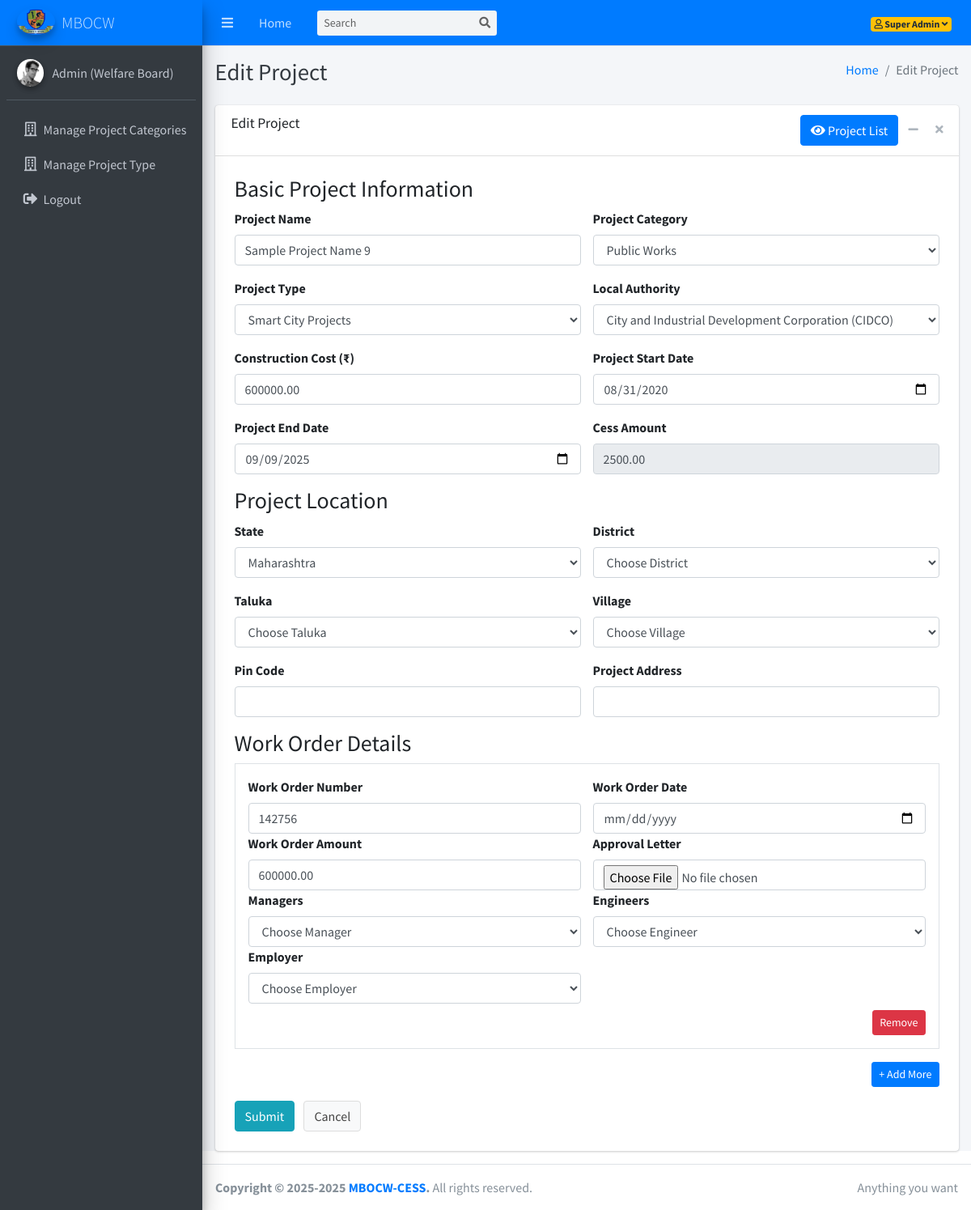
Page /dashboard/edit-project.php?id=9 (signed in) on the committed database.
### tables this page shows
CREATE TABLE IF NOT EXISTS `projects` (
  `id` bigint UNSIGNED NOT NULL AUTO_INCREMENT,
  `project_name` varchar(255) NOT NULL,
  `project_description` text,
  `project_category_id` bigint UNSIGNED NOT NULL,
  `project_type_id` bigint UNSIGNED NOT NULL,
  `local_authority_id` int NOT NULL,
  `construction_cost` decimal(15,2) NOT NULL,
  `project_start_date` date DEFAULT NULL,
  `project_end_date` date DEFAULT NULL,
  `cess_amount` decimal(15,2) DEFAULT NULL,
  `state_id` bigint UNSIGNED DEFAULT NULL,
  `district_id` bigint UNSIGNED DEFAULT NULL,
  `taluka_id` bigint UNSIGNED DEFAULT NULL,
  `village_id` bigint UNSIGNED DEFAULT NULL,
  `pin_code` varchar(6) DEFAULT NULL,
  `project_address` text,
  `status` enum('Pending','Approved','Rejected','Completed')	 DEFAULT 'Pending',
  `created_by` bigint UNSIGNED DEFAULT NULL,
  `updated_by` bigint UNSIGNED DEFAULT NULL,
  `created_at` datetime DEFAULT CURRENT_TIMESTAMP,
  `updated_at` datetime DEFAULT CURRENT_TIMESTAMP,
  PRIMARY KEY (`id`)
);

CREATE TABLE IF NOT EXISTS `project_categories` (
  `id` int UNSIGNED NOT NULL AUTO_INCREMENT,
  `name` varchar(100) NOT NULL,
  `description` text,
  `is_active` tinyint(1) DEFAULT '1',
  `created_at` timestamp NULL DEFAULT CURRENT_TIMESTAMP,
  `updated_at` timestamp NULL DEFAULT CURRENT_TIMESTAMP ON UPDATE CURRENT_TIMESTAMP,
  PRIMARY KEY (`id`)
);

CREATE TABLE IF NOT EXISTS `project_types` (
  `id` int UNSIGNED NOT NULL AUTO_INCREMENT,
  `category_id` int UNSIGNED NOT NULL,
  `name` varchar(255) NOT NULL,
  `description` text,
  `cess_trigger` text NOT NULL,
  `how_cess_is_paid` text NOT NULL,
  `is_active` tinyint(1) DEFAULT '1',
  `created_at` timestamp NULL DEFAULT CURRENT_TIMESTAMP,
  `updated_at` timestamp NULL DEFAULT CURRENT_TIMESTAMP ON UPDATE CURRENT_TIMESTAMP,
  PRIMARY KEY (`id`),
  KEY `category_id` (`category_id`)
);

CREATE TABLE IF NOT EXISTS `local_authorities` (
  `id` int NOT NULL AUTO_INCREMENT,
  `type_id` int NOT NULL COMMENT 'local_authority_types id',
  `name` text	,
  `state_id` int NOT NULL,
  `district_id` int NOT NULL,
  `taluka_id` int NOT NULL,
  `village_id` int NOT NULL,
  `address` text NOT NULL,
  `contact_email` varchar(255) DEFAULT NULL,
  `contact_phone` varchar(20) DEFAULT NULL,
  `is_active` int NOT NULL COMMENT '1=active, 2=inactive, 3=deleted	',
  `created_at` datetime NOT NULL DEFAULT CURRENT_TIMESTAMP,
  `updated_at` datetime NOT NULL DEFAULT CURRENT_TIMESTAMP,
  PRIMARY KEY (`id`)
);

CREATE TABLE IF NOT EXISTS `project_work_orders` (
  `id` int NOT NULL AUTO_INCREMENT,
  `project_id` int NOT NULL,
  `work_order_number` varchar(100) NOT NULL,
  `work_order_date` datetime NOT NULL,
  `work_order_amount` decimal(15,2) NOT NULL,
  `work_order_cess_amount` decimal(15,2) NOT NULL,
  `work_order_gst_cess_amount` decimal(15,2) NOT NULL,
  `work_order_administrative_cost` decimal(15,2) NOT NULL,
  `work_order_effective_cess_amount` decimal(15,2) NOT NULL,
  `work_order_approval_letter` text	 NOT NULL,
  `employer_id` int NOT NULL,
  `manager_id` int NOT NULL,
  `engineer_id` int NOT NULL,
  `status` enum('Pending','Approved','Rejected','Completed') NOT NULL,
  `created_by` int NOT NULL,
  `updated_by` int NOT NULL,
  `created_at` timestamp NOT NULL DEFAULT CURRENT_TIMESTAMP,
  `updated_at` datetime NOT NULL DEFAULT CURRENT_TIMESTAMP,
  PRIMARY KEY (`id`)
);

### dashboard/edit-project.php (the view, shortened to what the rows shown need)
<?php
require_once '../config/db.php';
$project_id = intval($_GET['id']);
$stmt = $conn->prepare("SELECT * FROM projects WHERE id = ?");
$stmt->bind_param("i", $project_id);
$stmt->execute();
$project = $stmt->get_result()->fetch_assoc();
$categories = $conn->query("SELECT id, name FROM project_categories")->fetch_all(MYSQLI_ASSOC);
$projectTypes = $conn->query("SELECT id, name FROM project_types")->fetch_all(MYSQLI_ASSOC);
$local_authorities = $conn->query("SELECT id, name FROM local_authorities")->fetch_all(MYSQLI_ASSOC);
$work_orders = $conn->query("SELECT * FROM project_work_orders WHERE project_id = $project_id")->fetch_all(MYSQLI_ASSOC);
?>
<!DOCTYPE html>
<html lang="en">
<head>
  <link rel="stylesheet" href="../plugins/fontawesome-free/css/all.min.css">
  <link rel="stylesheet" href="../dist/css/adminlte.min.css">
</head>
<body class="hold-transition sidebar-mini">
<div class="wrapper">
  <div class="content-wrapper">
    <div class="content-header">
      <div class="container-fluid">
        <div class="row mb-2">
          <div class="col-sm-6">
            <h1 class="m-0 text-dark">Edit Project</h1>
          </div>
        </div>
      </div>
    </div>
    <div class="content">
        <div class="container-fluid">
            <div class="card">
                <div class="card-body p-4">
                    <div class="row">
                        <div class="col-md-12 ">
                            <form action="save-project.php" method="post" enctype="multipart/form-data">
                                <div class="row">
                                    <div class="col-md-6">
                                        <div class="form-group">
                                            <label>Project Name</label>
                                            <input type="text" name="project_name" class="form-control" value="<?= htmlspecialchars($project['project_name']) ?>" required>
                                        </div>
                                    </div>
                                    <div class="col-md-6">
                                        <div class="form-group">
                                            <label>Project Category</label>
                                            <select name="category_id" id="category_id" class="form-control"  required>
                                                <?php foreach ($categories as $cat): ?>
                                                    <option value="<?= $cat['id'] ?>" <?= $cat['id']==$project['project_category_id']?'selected':'' ?>><?= $cat['name'] ?></option>
                                                <?php endforeach; ?>
                                            </select>
                                        </div>
                                    </div>
                                    <div class="col-md-6">
                                        <div class="form-group">
                                            <label>Project Type</label>
                                            <select name="type_id" id="type_id" class="form-control" required>
                                                <?php foreach ($projectTypes as $type): ?>
                                                    <option value="<?= $type['id'] ?>" <?= $type['id']==$project['project_type_id']?'selected':'' ?>><?= $type['name'] ?></option>
                                                <?php endforeach; ?>
                                            </select>
                                        </div>
                                    </div>
                                    <div class="col-md-6">
                                        <div class="form-group">
                                            <label>Local Authority</label>
                                            <select name="local_authority_id" class="form-control" required>
                                                <?php foreach ($local_authorities as $la): ?>
                                                    <option value="<?= $la['id'] ?>" <?= $la['id']==$project['local_authority_id']?'selected':'' ?>><?= $la['name'] ?></option>
                                                <?php endforeach; ?>
                                            </select>
                                        </div>
                                    </div>
                                    <div class="col-md-6">
                                        <div class="form-group">
                                            <label>Construction Cost (₹)</label>
                                            <input type="number" value="<?= $project['construction_cost'] ?>" name="construction_cost" id="construction_cost" class="form-control" required>
                                        </div>
                                    </div>
                                    <div class="col-md-6">
                                        <div class="form-group">
                                            <label>Project Start Date</label>
                                            <input type="date" value="<?= $project['project_start_date'] ?>" name="project_start_date" class="form-control" required>
                                        </div>
                                    </div>
                                    <div class="col-md-6">
                                        <div class="form-group">
                                            <label>Project End Date</label>
                                            <input type="date" value="<?= $project['project_end_date'] ?>" name="project_end_date" class="form-control" required>
                                        </div>
                                    </div>
                                    <div class="col-md-6">
                                        <div class="form-group">
                                            <label>Cess Amount</label>
                                            <input type="number" value="<?= $project['cess_amount'] ?>" name="cess_amount" id="cess_amount" class="form-control" readonly>
                                        </div>
                                    </div>
                                </div>
                                <div id="workOrderContainer">
                                    <?php foreach ($work_orders as $index=>$wo): ?>
                                    <div class="work-order-section border p-3 mb-3">
                                        <div class="row">
                                            <div class="col-md-6">
                                                <label>Work Order Number</label>
                                                <input type="text" value="<?= $wo['work_order_number'] ?>" name="work_order_number[]" class="form-control" placeholder="Issued work order no">
                                            </div>
                                            <div class="col-md-6">
                                                <label>Work Order Date</label>
                                                <input type="date" value="<?= $wo['work_order_date'] ?>" name="work_order_date[]" class="form-control" >
                                            </div>
                                            <div class="col-md-6">
                                                <label>Work Order Amount</label>
                                                <input type="text" value="<?= $wo['work_order_amount'] ?>" name="work_order_amount[]" class="form-control" placeholder="Total value of work order">
                                            </div>
                                            <div class="col-md-6">
                                                <label>Approval Letter</label>
                                                <input type="file" name="work_order_approval_letter[]" class="form-control">
                                            </div>
                                            <div class="col-md-6">
                                                <label>Managers</label>
                                                <select name="work_order_manager_id[]" class="form-control">
                                                    <option value="">Choose Manager</option>
                                                </select>
                                            </div>
                                            <div class="col-md-6">
                                                <label>Engineers</label>
                                                <select name="work_order_engineer_id[]" class="form-control">
                                                    <option value="">Choose Engineer</option>
                                                </select>
                                            </div>
                                            <div class="col-md-6">
                                                <label>Employer</label>
                                                <select name="work_order_employer_id[]" class="form-control">
                                                    <option value="">Choose Employer</option>
                                                </select>
                                            </div>
                                            <div class="col-md-12">
                                                <button type="button" class="btn btn-danger btn-sm mt-2 float-right remove-section">Remove</button>
                                            </div>
                                        </div>
                                    </div>
                                    <?php endforeach; ?>
                                </div>
                                <br/><br/>
                            </form>
                        </div>
                    </div>
                </div>
            </div>
        </div>
    </div>
  </div>
</div>
</body>
</html>

### rows in the picture
projects: project_name "Sample Project Name 9", category_id "Public Works", type_id "Smart City Projects", local_authority_id "City and Industrial Development Corporation (CIDCO)", construction_cost "600000.00", project_start_date "08/31/2020", project_end_date "09/09/2025", cess_amount "2500.00"
project_work_orders: work_order_number "142756", work_order_amount "600000.00"

### other values in the picture
$_SESSION['user_name'] "Super Admin"
$_SESSION['user_role_name'] "Admin (Welfare Board)"
